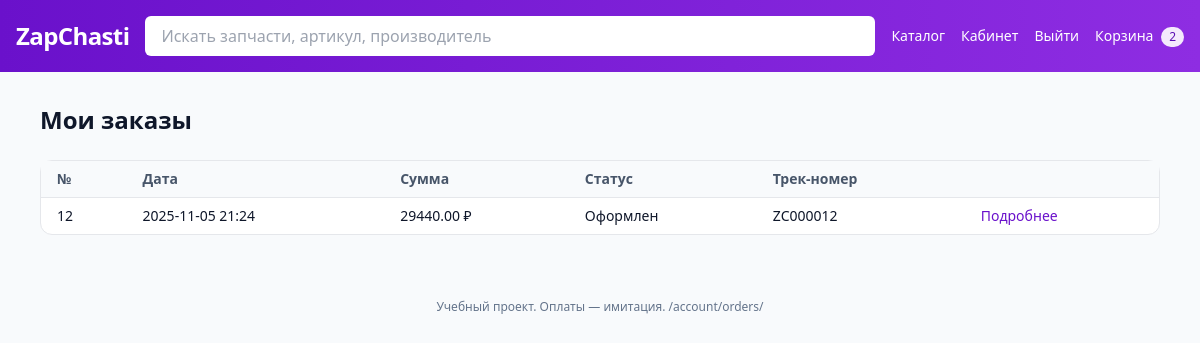
/account/orders/ (signed in), run on the app's committed database.
### apps/orders/models.py (models this page shows, shortened)
class Order(models.Model):
    STATUS_CHOICES = (
        ("created", "Создан"),
        ("paid", "Оплачен"),
        ("failed", "Ошибка оплаты"),
        ("canceled", "Отменён"),
    )
    FULFILLMENT_CHOICES = (
        ("placed", "Оформлен"),
        ("packed", "Собран"),
        ("shipped", "Отправлен"),
        ("ready", "Доставлен в пункт выдачи"),
    )
    PAYMENT_METHOD_CHOICES = (
        ("wallet", "Кошелёк"),
        ("card", "Карта"),
        ("balance", "Баланс"),
    )
    user = models.ForeignKey(settings.AUTH_USER_MODEL, verbose_name="Пользователь", on_delete=models.CASCADE, related_name="orders")
    total = models.DecimalField("Сумма заказа", max_digits=12, decimal_places=2, default=0)
    status = models.CharField("Статус оплаты", max_length=10, choices=STATUS_CHOICES, default="created")
    payment_method = models.CharField("Способ оплаты", max_length=10, choices=PAYMENT_METHOD_CHOICES)
    fulfillment_status = models.CharField("Статус доставки", max_length=12, choices=FULFILLMENT_CHOICES, default="placed")
    tracking_number = models.CharField("Трек-номер", max_length=32, blank=True, default="")
    created_at = models.DateTimeField("Дата создания", default=timezone.now)
    updated_at = models.DateTimeField("Дата обновления", auto_now=True)
    class Meta:
        ordering = ["-created_at"]
        verbose_name = "Заказ"
        verbose_name_plural = "Заказы"

### apps/orders/views.py (the view)
# urls.py: path('account/orders/', site_orders_list, name='site-orders-list'),
@login_required
def site_orders_list(request):
    orders = Order.objects.filter(user=request.user).order_by('-created_at')
    return render(request, 'orders/orders_list.html', {'orders': orders})

### apps/templates/orders/orders_list.html (shortened to what this page needs)
{% extends 'base.html' %}
{% block content %}
  <h1 class="text-2xl font-semibold mb-6">Мои заказы</h1>
  <div class="rounded-xl border bg-white">
    <table class="w-full text-sm">
      <thead class="bg-slate-50 text-slate-600">
        <tr>
          <th class="text-left px-4 py-2">№</th>
          <th class="text-left px-4 py-2">Дата</th>
          <th class="text-left px-4 py-2">Сумма</th>
          <th class="text-left px-4 py-2">Статус</th>
          <th class="text-left px-4 py-2">Трек-номер</th>
          <th class="text-left px-4 py-2"></th>
        </tr>
      </thead>
      <tbody>
        {% for o in orders %}
          <tr class="border-t">
            <td class="px-4 py-2">{{ o.id }}</td>
            <td class="px-4 py-2">{{ o.created_at|date:"Y-m-d H:i" }}</td>
            <td class="px-4 py-2">{{ o.total }} ₽</td>
            <td class="px-4 py-2">{{ o.get_fulfillment_status_display }}</td>
            <td class="px-4 py-2">{{ o.tracking_number|default:"—" }}</td>
            <td class="px-4 py-2"><a class="text-brand-600 hover:underline" href="/account/orders/{{ o.id }}/">Подробнее</a></td>
          </tr>
        {% empty %}
          <tr>
            <td class="px-4 py-6 text-slate-600" colspan="5">Пока нет заказов</td>
          </tr>
        {% endfor %}
      </tbody>
    </table>
  </div>
{% endblock %}

### data on the page
Order: id "12", created_at "2025-11-05 21:24", total "29440.00", fulfillment_status "Оформлен", tracking_number "ZC000012"

### other printed values
{{ request.path }} "/account/orders/"
